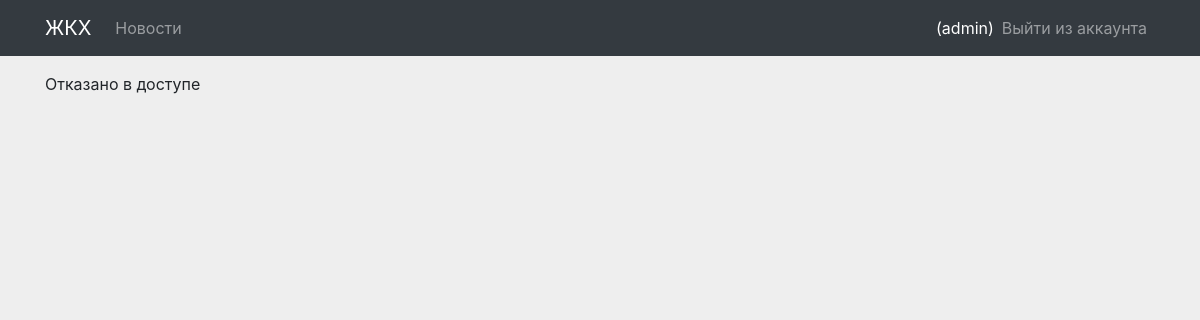
The app's page /bills/name/create (signed in), older data.
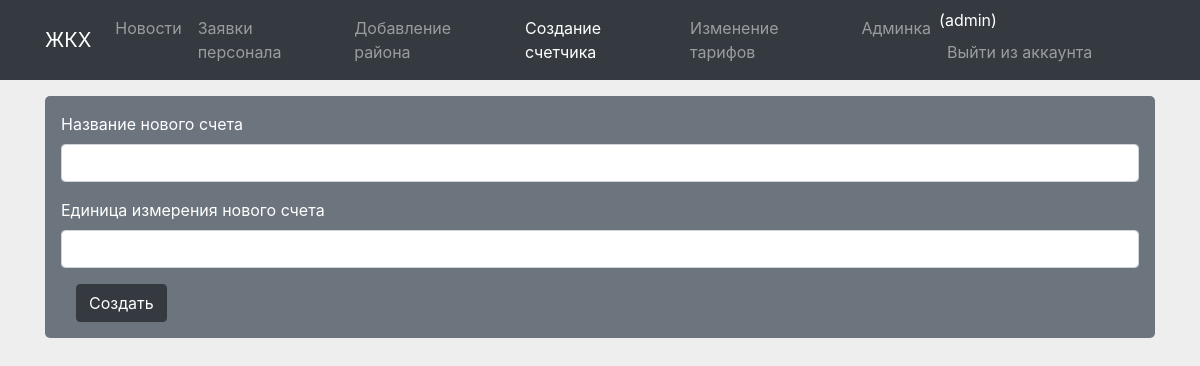
The same page, newer data.
### main/views.py (the view, shortened to what this page needs)
# urls.py: path('bills/name/create', views.create_bill_name, name = 'create_name'),
def create_bill_name(request):
    form = BillNameForm()
    rates = Bill_rate.objects.filter(district = 1)
    return render(request, 'main/admin_menu/create_bill_name.html', {'rates': rates, 'title': 'Создание счетчика', 'form': form})

### main/forms.py
class BillNameForm(ModelForm):
    class Meta:
        model = Bill_name
        fields = ["name", "unit", "default_rate"]
        widgets = {
            "name": TextInput(attrs={'class':"form-control"}),
            "unit": TextInput(attrs = {'class':"form-control"}),
        }

### templates/main/admin_menu/create_bill_name.html
{% extends 'page.html' %}
{% block content %}
    {%if user.allows == '3' %}
        <div class="container">
            <div class="p-3 my-3 bg-secondary text-white col-sm" style="border-radius: 5px;">
                <form method="post"> {% csrf_token %}
                    <div class="form-group">
                        <label for="report_name">Название нового счета</label>
                        {{ form.name }}
                    </div>
                    <div class="form-group">
                        <label for="report_text">Единица измерения нового счета</label>
                        {{ form.unit }}
                    </div>
                    <div class="col-sm-10">
                        <button type="submit" class="btn btn-dark">Создать</button>
                    </div>
                </form>
            </div>
        </div>
    {% else %}
        <div class="container">
            <p>Отказано в доступе</p>
        </div>
    {% endif %}
{% endblock %}

### templates/page.html (shortened to what this page needs)
<!DOCTYPE html>
<html lang="en">
<head>
    <link rel="stylesheet" href="https://cdn.jsdelivr.net/npm/bootstrap@4.0.0/dist/css/bootstrap.min.css">
    {% load static %}
    <link rel="stylesheet" href={% static "css/style.css" %}>
</head>
<body>
<nav class="navbar navbar-expand-lg bg-dark navbar-dark mb-3">
    <div class="container">
        <a class="navbar-brand" href="{% url 'news' %}">ЖКХ</a>
    <div class="collapse navbar-collapse" id="navbarSupportedContent">
        <ul class="navbar-nav mr-auto">
            <li class="nav-item {% if title == 'Новости'%}active {%endif%}">
                <a class="nav-link" href="{% url 'news' %}">Новости</a>
            </li>
            {%if user.allows == '1' %}
            <li class="nav-item {% if title == 'Ваши счета'%}active {%endif%}">
                <a class="nav-link" href="{% url 'bill' user.id %}">Просмотр счетов</a>
            </li>
            <li class="nav-item {% if title == 'Создание жалобы'%}active {%endif%}">
                <a class="nav-link" href="{% url 'create_report' %}">Оставить жалобу</a>
            </li>
            <li class="nav-item {% if title == 'Мои жалобы'%}active {%endif%}">
                <a class="nav-link" href="{% url 'my_reports' %}">Мои жалобы</a>
            </li>
            {% elif user.allows == '3' %}
            <li class="nav-item {% if title == 'Заявки'%}active {%endif%}">
                <a class="nav-link" href="{% url 'admin_reg' %}">Заявки персонала</a>
            </li>
            <li class="nav-item {% if title == 'Добавление района'%}active {%endif%}">
                <a class="nav-link" href="{% url 'create_district' %}">Добавление района</a>
            </li>
            <li class="nav-item {% if title == 'Создание счетчика'%}active {%endif%}">
                <a class="nav-link" href="{% url 'create_name' %}">Создание счетчика</a>
            </li>
            <li class="nav-item {% if title == 'Тарифы'%}active {%endif%}">
                <a class="nav-link" href="{% url 'change_bill_rate' %}">Изменение тарифов</a>
            </li>
            <li class="nav-item {% if title == ''%}active {%endif%}">
                <a class="nav-link" href="/admin">Админка</a>
            </li>
            {% endif %}
        </ul>
        <div class = "navbar-nav form-inline my-2 my-lg-0 ">
            {% if user.is_authenticated %}
                <a class="text-white" href="{% url 'account' %}">({{ user.username }})</a>
                <a class="nav-link" href="{% url 'logout' %}">Выйти из аккаунта</a>
            {% else %}
                <a class="nav-link" href="{% url 'login' %}">Войти в аккаунт</a>
            {% endif %}
        </div>
    </div>
    </div>
</nav>
    {% block content %}
    {% endblock %}
</body>
</html>

Row changes from the older to the newer data that the page shows:
changed CustomUser "admin": allows empty → "3" (drawn)
Text that changed along with them:
text no longer shown: "Отказано в доступе"
text now shown: "Заявки персонала Добавление района Создание счетчика Изменение тарифов Админка Название нового счета Единица измерения нового счета Создать"
